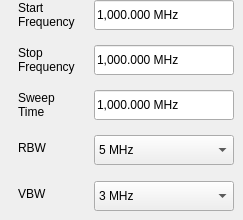
    <widget class="QWidget" name="RangePara">
     <widget class="QLabel" name="label_6">
      <property name="geometry">
       <rect>
        <x>18</x>
        <y>181</y>
        <width>61</width>
        <height>25</height>
       </rect>
      </property>
      <property name="text">
       <string>VBW</string>
      </property>
     </widget>
     <widget class="QLabel" name="label_14">
      <property name="geometry">
       <rect>
        <x>18</x>
        <y>90</y>
        <width>68</width>
        <height>30</height>
       </rect>
      </property>
      <property name="text">
       <string>Sweep
Time</string>
      </property>
     </widget>
     <widget class="SA_LineEdit" name="LedSweepTime">
      <property name="geometry">
       <rect>
        <x>94</x>
        <y>90</y>
        <width>140</width>
        <height>30</height>
       </rect>
      </property>
      <property name="styleSheet">
       <string notr="true"/>
      </property>
      <property name="text">
       <string>1,000.000 MHz</string>
      </property>
      <property name="readOnly">
       <bool>true</bool>
      </property>
     </widget>
     <widget class="SA_LineEdit" name="LedStopFreq">
      <property name="geometry">
       <rect>
        <x>94</x>
        <y>45</y>
        <width>140</width>
        <height>30</height>
       </rect>
      </property>
      <property name="styleSheet">
       <string/>
      </property>
      <property name="text">
       <string>1,000.000 MHz</string>
      </property>
      <property name="readOnly">
       <bool>true</bool>
      </property>
     </widget>
     <widget class="QLabel" name="label_11">
      <property name="geometry">
       <rect>
        <x>18</x>
        <y>45</y>
        <width>68</width>
        <height>30</height>
       </rect>
      </property>
      <property name="text">
       <string>Stop
Frequency</string>
      </property>
     </widget>
     <widget class="SA_Combobox" name="VBWBox">
      <property name="geometry">
       <rect>
        <x>94</x>
        <y>181</y>
        <width>140</width>
        <height>30</height>
       </rect>
      </property>
      <property name="styleSheet">
       <string notr="true"/>
      </property>
      <property name="editable">
       <bool>false</bool>
      </property>
      <property name="maxVisibleItems">
       <number>112</number>
      </property>
      <item>
       <property name="text">
        <string>3 MHz</string>
       </property>
      </item>
      <item>
       <property name="text">
        <string>1 MHz</string>
       </property>
      </item>
      <item>
       <property name="text">
        <string>300 kHz</string>
       </property>
      </item>
      <item>
       <property name="text">
        <string>100 kHz</string>
       </property>
      </item>
      <item>
       <property name="text">
        <string>30 kHz</string>
       </property>
      </item>
      <item>
       <property name="text">
        <string>10 kHz</string>
       </property>
      </item>
      <item>
       <property name="text">
        <string>3 kHz</string>
       </property>
      </item>
      <item>
       <property name="text">
        <string>1 kHz</string>
       </property>
      </item>
      <item>
       <property name="text">
        <string>300 Hz</string>
       </property>
      </item>
      <item>
       <property name="text">
        <string>100 Hz</string>
       </property>
      </item>
      <item>
       <property name="text">
        <string>30 Hz</string>
       </property>
      </item>
      <item>
       <property name="text">
        <string>10 Hz</string>
       </property>
      </item>
      <item>
       <property name="text">
        <string>3 Hz</string>
       </property>
      </item>
      <item>
       <property name="text">
        <string>1 Hz</string>
       </property>
      </item>
     </widget>
     <widget class="QLabel" name="label_4">
      <property name="geometry">
       <rect>
        <x>18</x>
        <y>0</y>
        <width>68</width>
        <height>30</height>
       </rect>
      </property>
      <property name="text">
       <string>Start
Frequency</string>
      </property>
     </widget>
     <widget class="SA_LineEdit" name="LedStartFreq">
      <property name="geometry">
       <rect>
        <x>94</x>
        <y>0</y>
        <width>140</width>
        <height>30</height>
       </rect>
      </property>
      <property name="styleSheet">
       <string/>
      </property>
      <property name="text">
       <string>1,000.000 MHz</string>
      </property>
      <property name="readOnly">
       <bool>true</bool>
      </property>
     </widget>
     <widget class="QLabel" name="label_8">
      <property name="geometry">
       <rect>
        <x>18</x>
        <y>135</y>
        <width>61</width>
        <height>25</height>
       </rect>
      </property>
      <property name="text">
       <string>RBW</string>
      </property>
     </widget>
     <widget class="SA_Combobox" name="RBWBox">
      <property name="geometry">
       <rect>
        <x>94</x>
        <y>135</y>
        <width>140</width>
        <height>30</height>
       </rect>
      </property>
      <property name="styleSheet">
       <string notr="true"/>
      </property>
      <property name="maxVisibleItems">
       <number>999</number>
      </property>
      <item>
       <property name="text">
        <string>5 MHz</string>
       </property>
      </item>
      <item>
       <property name="text">
        <string>3 MHz</string>
       </property>
      </item>
      <item>
       <property name="text">
        <string>1 MHz</string>
       </property>
      </item>
      <item>
       <property name="text">
        <string>300 kHz</string>
       </property>
      </item>
      <item>
       <property name="text">
        <string>100 kHz</string>
       </property>
      </item>
      <item>
       <property name="text">
        <string>30 kHz</string>
       </property>
      </item>
      <item>
       <property name="text">
        <string>10 kHz</string>
       </property>
      </item>
      <item>
       <property name="text">
        <string>3 kHz</string>
       </property>
      </item>
      <item>
       <property name="text">
        <string>1 kHz</string>
       </property>
      </item>
      <item>
       <property name="text">
        <string>300 Hz</string>
       </property>
      </item>
      <item>
       <property name="text">
        <string>100 Hz</string>
       </property>
      </item>
      <item>
       <property name="text">
        <string>30 Hz</string>
       </property>
      </item>
      <item>
       <property name="text">
        <string>10 Hz</string>
       </property>
      </item>
      <item>
       <property name="text">
        <string>3 Hz</string>
       </property>
      </item>
      <item>
       <property name="text">
        <string>1 Hz</string>
       </property>
      </item>
     </widget>
    </widget>
